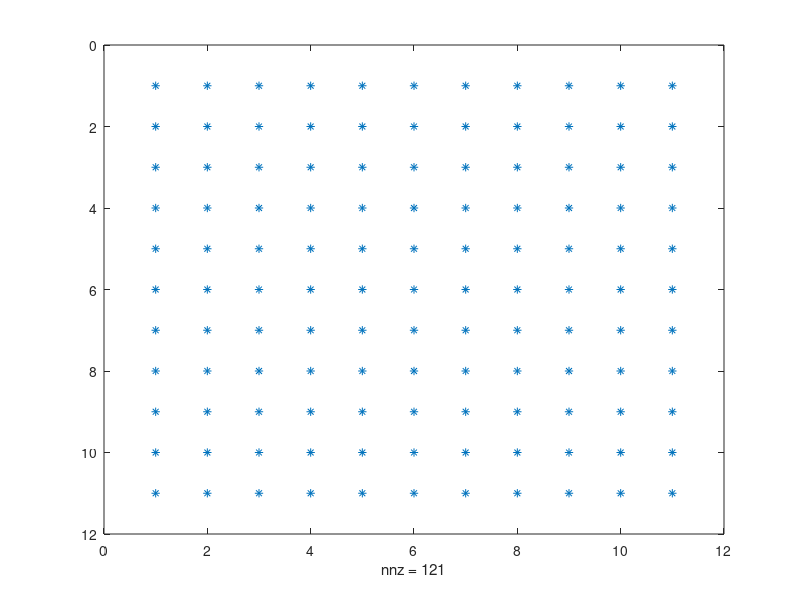

The MATLAB source for this figure: (Note: this script raises an error after producing the figure.)
clear all
%% debo hacer cambios
clc
%% ver cambio
x=2:0.2:4;
n=length(x);
b=ones(n,1);
A=sparse(n,n);
for k=1:length(x)
    A(k,:)=x.^k;
end
spy(A)
sprintf('la condición de A es %e', cond(A))
save('A.mat','A')
save('b.mat','b')
x=inv(A)*b; % no es posible
res=norm(A*x-b);
sprintf("residuo calculando la inversa %e",res)

%%  
x=A\b; % no es posible
res=norm(A*x-b);
sprintf("residuo calculando A x %e",res)
%%%% factorizacion LU
[P,L,U]=lu(A);
c=L\(P*b);
x=U\(c);
res=norm(A*x-b);
sprintf("residuo  con LU %e",res)

%%%%%%%%%%%%%%%%%%%%%%% Gram Smitch clasico
[q,r]=granQR2(A);
x=r\(q'*b);
res=norm(A*x-b);
sprintf("residuo  con QR clasico %e",res)
%%%%%%%%%%%%%%%%% Gram smitch modificado
[q,r]=granQR2_m(A);
x=r\(q'*b);
res=norm(A*x-b);
sprintf("residuo  con QR modificado %e",res)
%%%%%%%%%%%%%%%%% qr matlab
[q,r]=qr(A,0);
x=r\(q'*b);
res=norm(A*x-b);
sprintf("residuo  con QR matlab %e",res)

%%%%%%%%%%%%%%
%%minimos cuadrados
x=0:0.1:10;
y=3*x+3;
yn=3*x+3+randn(1,length(x));
plot(x,y,x,yn,'o')



%% Ecuaciones normales


